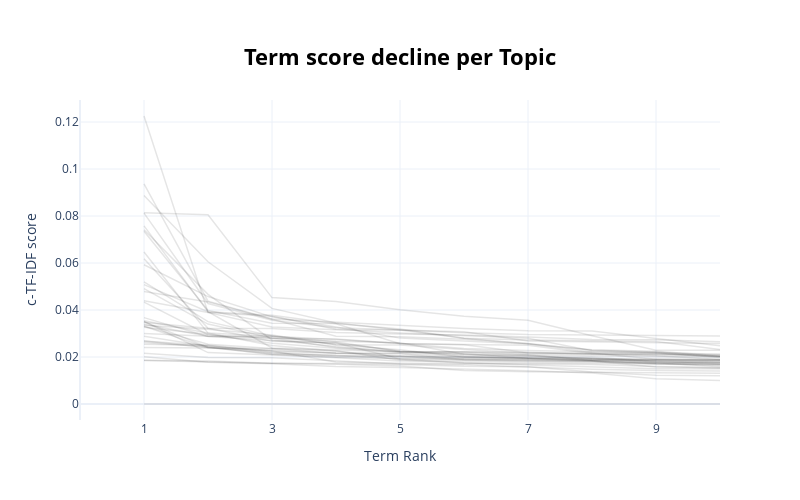

The cell this chart's notebook holds for it:
### Code cell
topic_model.visualize_term_rank()

### Figure 1 — Plotly figure (JSON) as saved in the notebook; plotly's stock layout.template omitted (floating-point values rounded to 4 significant figures)
{"data": [{"hovertext": "<b>Topic -1</b>:the_of_to_that_and_is_in_it_not_yo", "line": {"color": "black", "width": 1.5}, "mode": "lines+lines", "name": "", "opacity": 0.1, "type": "scatter", "x": [1, 2, 3, 4, 5, 6, 7, 8, 9, 10], "y": [0.02156, 0.01977, 0.01966, 0.01847, 0.01705, 0.01676, 0.0157, 0.01474, 0.0143, 0.01407]}, {"hovertext": "<b>Topic 0</b>:_________", "line": {"color": "black", "width": 1.5}, "mode": "lines+lines", "name": "", "opacity": 0.1, "type": "scatter", "x": [1, 2, 3, 4, 5, 6, 7, 8, 9, 10], "y": [1e-05, 1e-05, 1e-05, 1e-05, 1e-05, 1e-05, 1e-05, 1e-05, 1e-05, 1e-05]}, {"hovertext": "<b>Topic 2</b>:the_of_and_to_in_is_it_that_with_my", "line": {"color": "black", "width": 1.5}, "mode": "lines+lines", "name": "", "opacity": 0.1, "type": "scatter", "x": [1, 2, 3, 4, 5, 6, 7, 8, 9, 10], "y": [0.01849, 0.01792, 0.01732, 0.0172, 0.01683, 0.01606, 0.0159, 0.01361, 0.01227, 0.01201]}, {"hovertext": "<b>Topic 3</b>:photography_kirlian_pictures_object", "line": {"color": "black", "width": 1.5}, "mode": "lines+lines", "name": "", "opacity": 0.1, "type": "scatter", "x": [1, 2, 3, 4, 5, 6, 7, 8, 9, 10], "y": [0.08136, 0.08055, 0.04528, 0.04357, 0.04013, 0.03733, 0.0356, 0.02902, 0.02293, 0.02284]}, {"hovertext": "<b>Topic 4</b>:image_for_and_the_to_is_on_of_it_yo", "line": {"color": "black", "width": 1.5}, "mode": "lines+lines", "name": "", "opacity": 0.1, "type": "scatter", "x": [1, 2, 3, 4, 5, 6, 7, 8, 9, 10], "y": [0.01864, 0.01828, 0.01735, 0.01694, 0.01616, 0.01423, 0.01376, 0.0134, 0.01326, 0.01306]}, {"hovertext": "<b>Topic 5</b>:marriage_married_ceremony_to_have_c", "line": {"color": "black", "width": 1.5}, "mode": "lines+lines", "name": "", "opacity": 0.1, "type": "scatter", "x": [1, 2, 3, 4, 5, 6, 7, 8, 9, 10], "y": [0.07419, 0.04665, 0.02727, 0.02447, 0.02217, 0.02188, 0.02084, 0.02044, 0.02008, 0.02]}, {"hovertext": "<b>Topic 6</b>:42_question_answer_alice_discovered", "line": {"color": "black", "width": 1.5}, "mode": "lines+lines", "name": "", "opacity": 0.1, "type": "scatter", "x": [1, 2, 3, 4, 5, 6, 7, 8, 9, 10], "y": [0.08871, 0.06052, 0.04071, 0.03452, 0.03151, 0.03036, 0.02955, 0.02927, 0.02915, 0.029]}, {"hovertext": "<b>Topic 7</b>:the_space_and_to_of_for_in_on_is_be", "line": {"color": "black", "width": 1.5}, "mode": "lines+lines", "name": "", "opacity": 0.1, "type": "scatter", "x": [1, 2, 3, 4, 5, 6, 7, 8, 9, 10], "y": [0.02016, 0.01775, 0.01714, 0.01594, 0.01555, 0.01489, 0.01417, 0.01319, 0.01076, 0.01001]}, {"hovertext": "<b>Topic 8</b>:easter_pagan_the_resurrection_of_is", "line": {"color": "black", "width": 1.5}, "mode": "lines+lines", "name": "", "opacity": 0.1, "type": "scatter", "x": [1, 2, 3, 4, 5, 6, 7, 8, 9, 10], "y": [0.04908, 0.03402, 0.02809, 0.02407, 0.02231, 0.02222, 0.02138, 0.02122, 0.02055, 0.0189]}, {"hovertext": "<b>Topic 9</b>:sabbath_ceremonial_day_law_saturday", "line": {"color": "black", "width": 1.5}, "mode": "lines+lines", "name": "", "opacity": 0.1, "type": "scatter", "x": [1, 2, 3, 4, 5, 6, 7, 8, 9, 10], "y": [0.09369, 0.04378, 0.03621, 0.03478, 0.03352, 0.03218, 0.03121, 0.03105, 0.0279, 0.02485]}, {"hovertext": "<b>Topic 10</b>:homosexuality_gay_to_that_the_peop", "line": {"color": "black", "width": 1.5}, "mode": "lines+lines", "name": "", "opacity": 0.1, "type": "scatter", "x": [1, 2, 3, 4, 5, 6, 7, 8, 9, 10], "y": [0.02613, 0.02422, 0.02108, 0.01966, 0.01833, 0.0183, 0.01798, 0.01792, 0.01755, 0.01587]}, {"hovertext": "<b>Topic 11</b>:cancer_center_research_centers_med", "line": {"color": "black", "width": 1.5}, "mode": "lines+lines", "name": "", "opacity": 0.1, "type": "scatter", "x": [1, 2, 3, 4, 5, 6, 7, 8, 9, 10], "y": [0.07348, 0.0398, 0.03442, 0.03424, 0.03196, 0.028, 0.02563, 0.02199, 0.02183, 0.02016]}, {"hovertext": "<b>Topic 12</b>:moral_animals_morality_is_do_that_", "line": {"color": "black", "width": 1.5}, "mode": "lines+lines", "name": "", "opacity": 0.1, "type": "scatter", "x": [1, 2, 3, 4, 5, 6, 7, 8, 9, 10], "y": [0.05197, 0.03505, 0.02894, 0.02639, 0.02238, 0.02235, 0.02204, 0.02128, 0.02074, 0.02046]}, {"hovertext": "<b>Topic 13</b>:objective_morality_morals_moral_co", "line": {"color": "black", "width": 1.5}, "mode": "lines+lines", "name": "", "opacity": 0.1, "type": "scatter", "x": [1, 2, 3, 4, 5, 6, 7, 8, 9, 10], "y": [0.08122, 0.04276, 0.03567, 0.03248, 0.03147, 0.02802, 0.0272, 0.02704, 0.02656, 0.02318]}, {"hovertext": "<b>Topic 14</b>:koresh_fbi_they_the_was_batf_that_", "line": {"color": "black", "width": 1.5}, "mode": "lines+lines", "name": "", "opacity": 0.1, "type": "scatter", "x": [1, 2, 3, 4, 5, 6, 7, 8, 9, 10], "y": [0.03677, 0.02872, 0.02701, 0.02596, 0.01917, 0.01898, 0.01858, 0.01821, 0.01703, 0.01654]}, {"hovertext": "<b>Topic 15</b>:is_penalty_system_punishment_that_", "line": {"color": "black", "width": 1.5}, "mode": "lines+lines", "name": "", "opacity": 0.1, "type": "scatter", "x": [1, 2, 3, 4, 5, 6, 7, 8, 9, 10], "y": [0.03006, 0.02884, 0.02881, 0.02744, 0.02574, 0.02521, 0.02186, 0.02132, 0.02122, 0.02112]}, {"hovertext": "<b>Topic 16</b>:ra_satan_god_the_of_that_not_do_to", "line": {"color": "black", "width": 1.5}, "mode": "lines+lines", "name": "", "opacity": 0.1, "type": "scatter", "x": [1, 2, 3, 4, 5, 6, 7, 8, 9, 10], "y": [0.0647, 0.03018, 0.02884, 0.02527, 0.02307, 0.01995, 0.0199, 0.01988, 0.01815, 0.01762]}, {"hovertext": "<b>Topic 17</b>:motto_things_state_think_it_worse_", "line": {"color": "black", "width": 1.5}, "mode": "lines+lines", "name": "", "opacity": 0.1, "type": "scatter", "x": [1, 2, 3, 4, 5, 6, 7, 8, 9, 10], "y": [0.1226, 0.03897, 0.03279, 0.0316, 0.03147, 0.03077, 0.02678, 0.02651, 0.02623, 0.02573]}, {"hovertext": "<b>Topic 18</b>:science_of_is_the_that_to_in_not_o", "line": {"color": "black", "width": 1.5}, "mode": "lines+lines", "name": "", "opacity": 0.1, "type": "scatter", "x": [1, 2, 3, 4, 5, 6, 7, 8, 9, 10], "y": [0.02678, 0.02401, 0.0213, 0.02078, 0.01924, 0.01753, 0.01656, 0.01591, 0.01505, 0.01504]}, {"hovertext": "<b>Topic 19</b>:islam_islamic_of_the_and_muslims_q", "line": {"color": "black", "width": 1.5}, "mode": "lines+lines", "name": "", "opacity": 0.1, "type": "scatter", "x": [1, 2, 3, 4, 5, 6, 7, 8, 9, 10], "y": [0.03303, 0.02397, 0.02353, 0.02262, 0.0187, 0.01748, 0.01743, 0.01729, 0.01701, 0.0169]}, {"hovertext": "<b>Topic 20</b>:order_oto_reuss_amorc_rosicrucian_", "line": {"color": "black", "width": 1.5}, "mode": "lines+lines", "name": "", "opacity": 0.1, "type": "scatter", "x": [1, 2, 3, 4, 5, 6, 7, 8, 9, 10], "y": [0.05927, 0.04573, 0.0371, 0.03282, 0.02804, 0.02695, 0.02558, 0.02311, 0.02243, 0.02058]}, {"hovertext": "<b>Topic 21</b>:mary_her_she_the_maria_was_of_he_h", "line": {"color": "black", "width": 1.5}, "mode": "lines+lines", "name": "", "opacity": 0.1, "type": "scatter", "x": [1, 2, 3, 4, 5, 6, 7, 8, 9, 10], "y": [0.0479, 0.04345, 0.03606, 0.02887, 0.02867, 0.02753, 0.02578, 0.02293, 0.02217, 0.02036]}, {"hovertext": "<b>Topic 22</b>:the_in_that_god_religion_serbs_of_", "line": {"color": "black", "width": 1.5}, "mode": "lines+lines", "name": "", "opacity": 0.1, "type": "scatter", "x": [1, 2, 3, 4, 5, 6, 7, 8, 9, 10], "y": [0.02404, 0.02388, 0.02288, 0.02168, 0.02159, 0.02023, 0.0195, 0.01832, 0.01709, 0.01668]}, {"hovertext": "<b>Topic 23</b>:jews_antisemitism_casual_the_they_", "line": {"color": "black", "width": 1.5}, "mode": "lines+lines", "name": "", "opacity": 0.1, "type": "scatter", "x": [1, 2, 3, 4, 5, 6, 7, 8, 9, 10], "y": [0.07579, 0.03931, 0.02386, 0.02302, 0.02195, 0.02138, 0.01947, 0.01929, 0.01903, 0.01857]}, {"hovertext": "<b>Topic 24</b>:revelation_scripture_the_prophecy_", "line": {"color": "black", "width": 1.5}, "mode": "lines+lines", "name": "", "opacity": 0.1, "type": "scatter", "x": [1, 2, 3, 4, 5, 6, 7, 8, 9, 10], "y": [0.03543, 0.03029, 0.02488, 0.02251, 0.01998, 0.01997, 0.01966, 0.01929, 0.01862, 0.01809]}, {"hovertext": "<b>Topic 25</b>:holy_spirit_god_father_son_the_in_", "line": {"color": "black", "width": 1.5}, "mode": "lines+lines", "name": "", "opacity": 0.1, "type": "scatter", "x": [1, 2, 3, 4, 5, 6, 7, 8, 9, 10], "y": [0.03464, 0.03221, 0.03209, 0.03041, 0.02975, 0.02933, 0.02852, 0.02745, 0.02736, 0.02648]}, {"hovertext": "<b>Topic 26</b>:truth_that_absolute_is_bible_are_y", "line": {"color": "black", "width": 1.5}, "mode": "lines+lines", "name": "", "opacity": 0.1, "type": "scatter", "x": [1, 2, 3, 4, 5, 6, 7, 8, 9, 10], "y": [0.03265, 0.02962, 0.02582, 0.02377, 0.02208, 0.02118, 0.02034, 0.01943, 0.01791, 0.01772]}, {"hovertext": "<b>Topic 27</b>:the_judas_of_and_greek_in_that_bib", "line": {"color": "black", "width": 1.5}, "mode": "lines+lines", "name": "", "opacity": 0.1, "type": "scatter", "x": [1, 2, 3, 4, 5, 6, 7, 8, 9, 10], "y": [0.02547, 0.02501, 0.0226, 0.01792, 0.01737, 0.01712, 0.017, 0.01683, 0.01599, 0.01536]}, {"hovertext": "<b>Topic 28</b>:you_we_to_my_do_that_and_not_god_i", "line": {"color": "black", "width": 1.5}, "mode": "lines+lines", "name": "", "opacity": 0.1, "type": "scatter", "x": [1, 2, 3, 4, 5, 6, 7, 8, 9, 10], "y": [0.02887, 0.02455, 0.02244, 0.02156, 0.02143, 0.01889, 0.01872, 0.0184, 0.01746, 0.0173]}, {"hovertext": "<b>Topic 29</b>:church_the_to_mormons_mormon_that_", "line": {"color": "black", "width": 1.5}, "mode": "lines+lines", "name": "", "opacity": 0.1, "type": "scatter", "x": [1, 2, 3, 4, 5, 6, 7, 8, 9, 10], "y": [0.03513, 0.02188, 0.02084, 0.0199, 0.01939, 0.01936, 0.0191, 0.01877, 0.01875, 0.01863]}, {"hovertext": "<b>Topic 30</b>:pope_church_schism_the_of_catholic", "line": {"color": "black", "width": 1.5}, "mode": "lines+lines", "name": "", "opacity": 0.1, "type": "scatter", "x": [1, 2, 3, 4, 5, 6, 7, 8, 9, 10], "y": [0.05082, 0.03928, 0.03781, 0.03415, 0.02565, 0.0254, 0.02504, 0.02154, 0.02139, 0.02037]}, {"hovertext": "<b>Topic 31</b>:joke_post_list_nicknames_nickname_", "line": {"color": "black", "width": 1.5}, "mode": "lines+lines", "name": "", "opacity": 0.1, "type": "scatter", "x": [1, 2, 3, 4, 5, 6, 7, 8, 9, 10], "y": [0.04393, 0.03891, 0.03732, 0.03182, 0.03027, 0.02916, 0.02794, 0.0227, 0.02187, 0.02123]}, {"hovertext": "<b>Topic 32</b>:you_context_that_jim_to_out_your_n", "line": {"color": "black", "width": 1.5}, "mode": "lines+lines", "name": "", "opacity": 0.1, "type": "scatter", "x": [1, 2, 3, 4, 5, 6, 7, 8, 9, 10], "y": [0.03391, 0.02888, 0.02806, 0.02673, 0.02603, 0.02114, 0.02099, 0.01853, 0.01763, 0.01762]}, {"hovertext": "<b>Topic 33</b>:law_jesus_paul_the_that_not_faith_", "line": {"color": "black", "width": 1.5}, "mode": "lines+lines", "name": "", "opacity": 0.1, "type": "scatter", "x": [1, 2, 3, 4, 5, 6, 7, 8, 9, 10], "y": [0.06179, 0.03222, 0.02673, 0.02593, 0.02256, 0.02069, 0.02057, 0.01928, 0.01896, 0.01888]}, {"hovertext": "<b>Topic 34</b>:why_existence_exist_is_that_to_exi", "line": {"color": "black", "width": 1.5}, "mode": "lines+lines", "name": "", "opacity": 0.1, "type": "scatter", "x": [1, 2, 3, 4, 5, 6, 7, 8, 9, 10], "y": [0.03315, 0.02548, 0.02366, 0.02157, 0.02055, 0.01978, 0.01932, 0.01866, 0.01848, 0.01845]}, {"hovertext": "<b>Topic 35</b>:atheists_is_that_atheism_of_the_to", "line": {"color": "black", "width": 1.5}, "mode": "lines+lines", "name": "", "opacity": 0.1, "type": "scatter", "x": [1, 2, 3, 4, 5, 6, 7, 8, 9, 10], "y": [0.02684, 0.02485, 0.02188, 0.0206, 0.02032, 0.01876, 0.01834, 0.01826, 0.01575, 0.01556]}, {"hovertext": "<b>Topic 36</b>:god_exist_that_is_believe_no_exist", "line": {"color": "black", "width": 1.5}, "mode": "lines+lines", "name": "", "opacity": 0.1, "type": "scatter", "x": [1, 2, 3, 4, 5, 6, 7, 8, 9, 10], "y": [0.04339, 0.0295, 0.02796, 0.02771, 0.02571, 0.02366, 0.02281, 0.02223, 0.02175, 0.01983]}, {"hovertext": "<b>Topic 37</b>:he_tomb_the_jesus_resurrection_tha", "line": {"color": "black", "width": 1.5}, "mode": "lines+lines", "name": "", "opacity": 0.1, "type": "scatter", "x": [1, 2, 3, 4, 5, 6, 7, 8, 9, 10], "y": [0.03355, 0.03182, 0.02941, 0.02521, 0.02507, 0.02325, 0.02175, 0.02173, 0.01903, 0.01902]}, {"hovertext": "<b>Topic 38</b>:hell_that_the_eternal_of_is_he_to_", "line": {"color": "black", "width": 1.5}, "mode": "lines+lines", "name": "", "opacity": 0.1, "type": "scatter", "x": [1, 2, 3, 4, 5, 6, 7, 8, 9, 10], "y": [0.03507, 0.02421, 0.02168, 0.02027, 0.02018, 0.01947, 0.01933, 0.01898, 0.0181, 0.01706]}], "layout": {"height": 500, "hoverlabel": {"bgcolor": "white", "font": {"family": "Rockwell", "size": 16}}, "showlegend": false, "title": {"font": {"color": "Black", "size": 22}, "text": "<b>Term score decline per Topic</b>", "x": 0.5, "xanchor": "center", "y": 0.9, "yanchor": "top"}, "width": 800, "xaxis": {"dtick": 2, "range": [0, 10], "tick0": 1, "title": {"text": "Term Rank"}, "type": "linear"}, "yaxis": {"autorange": true, "range": [-0.006798, 0.1294], "title": {"text": "c-TF-IDF score"}, "type": "linear"}}}
